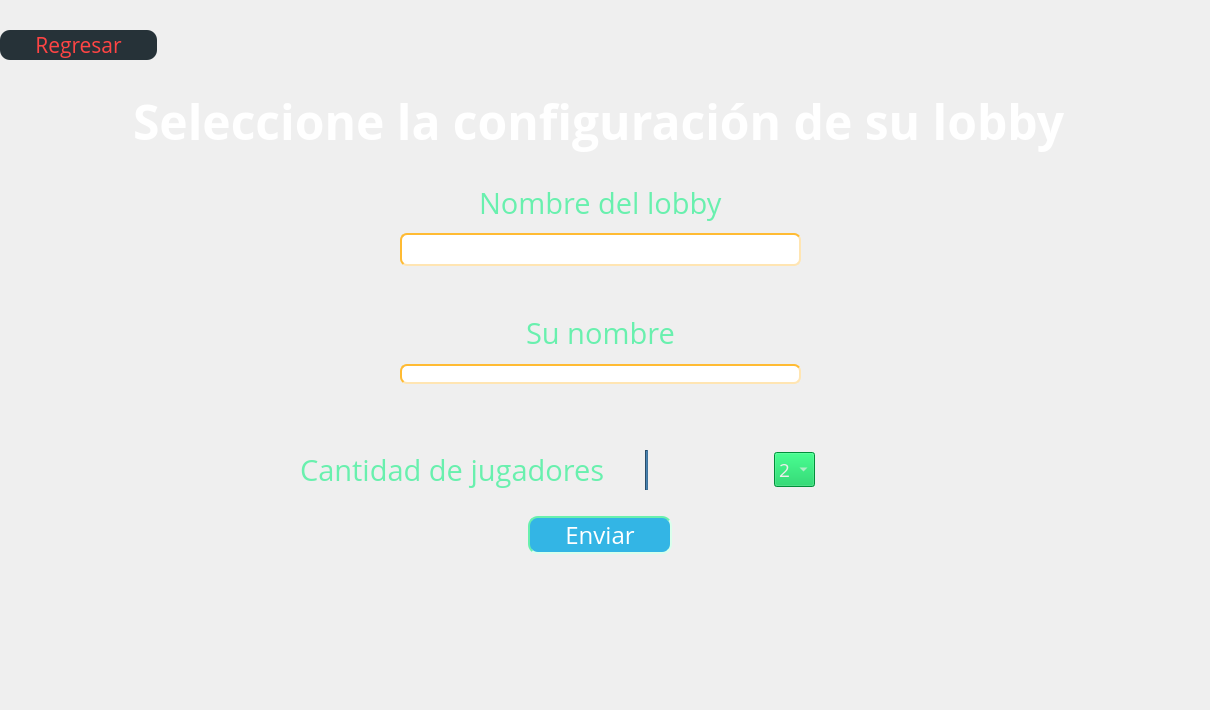
    <widget class="QWidget" name="ConfigMenu">
     <property name="styleSheet">
      <string notr="true">#ConfigMenu {
border-color: rgb(255, 136, 0);
border-color: rgb(255, 136, 0);
border-width:  3px;
border-style: solid;
background-color: rgb(38, 50, 56);
}</string>
     </property>
     <widget class="QWidget" name="centralWidget_2">
      <property name="geometry">
       <rect>
        <x>0</x>
        <y>0</y>
        <width>1201</width>
        <height>701</height>
       </rect>
      </property>
      <layout class="QGridLayout" name="gridLayout">
       <property name="topMargin">
        <number>30</number>
       </property>
       <property name="bottomMargin">
        <number>30</number>
       </property>
       <item row="2" column="0">
        <layout class="QVBoxLayout" name="verticalLayout_12">
         <property name="spacing">
          <number>10</number>
         </property>
         <property name="leftMargin">
          <number>400</number>
         </property>
         <property name="topMargin">
          <number>0</number>
         </property>
         <property name="rightMargin">
          <number>400</number>
         </property>
         <property name="bottomMargin">
          <number>40</number>
         </property>
         <item alignment="Qt::AlignHCenter">
          <widget class="QLabel" name="label_9">
           <property name="font">
            <font>
             <family>Open Sans</family>
             <pointsize>22</pointsize>
             <weight>50</weight>
             <italic>false</italic>
             <bold>false</bold>
            </font>
           </property>
           <property name="styleSheet">
            <string notr="true">color: rgb(105, 240, 174);</string>
           </property>
           <property name="text">
            <string>Nombre del lobby</string>
           </property>
          </widget>
         </item>
         <item alignment="Qt::AlignVCenter">
          <widget class="QLineEdit" name="lineEdit_2">
           <property name="font">
            <font>
             <family>Open Sans</family>
             <pointsize>14</pointsize>
             <weight>50</weight>
             <bold>false</bold>
            </font>
           </property>
           <property name="styleSheet">
            <string notr="true">background-color: rgb(255, 255, 255);
border-color: rgb(255, 187, 51);
border-width : 1.5px;
border-style:inset;
border-radius: 7;
</string>
           </property>
           <property name="frame">
            <bool>false</bool>
           </property>
          </widget>
         </item>
        </layout>
       </item>
       <item row="1" column="0">
        <layout class="QHBoxLayout" name="horizontalLayout">
         <item alignment="Qt::AlignHCenter">
          <widget class="QLabel" name="label_10">
           <property name="palette">
            <palette>
             <active>
              <colorrole role="WindowText">
               <brush brushstyle="SolidPattern">
                <color alpha="255">
                 <red>255</red>
                 <green>255</green>
                 <blue>255</blue>
                </color>
               </brush>
              </colorrole>
              <colorrole role="Button">
               <brush brushstyle="SolidPattern">
                <color alpha="255">
                 <red>38</red>
                 <green>50</green>
                 <blue>56</blue>
                </color>
               </brush>
              </colorrole>
              <colorrole role="Text">
               <brush brushstyle="SolidPattern">
                <color alpha="255">
                 <red>255</red>
                 <green>255</green>
                 <blue>255</blue>
                </color>
               </brush>
              </colorrole>
              <colorrole role="ButtonText">
               <brush brushstyle="SolidPattern">
                <color alpha="255">
                 <red>255</red>
                 <green>255</green>
                 <blue>255</blue>
                </color>
               </brush>
              </colorrole>
              <colorrole role="Base">
               <brush brushstyle="SolidPattern">
                <color alpha="255">
                 <red>38</red>
                 <green>50</green>
                 <blue>56</blue>
                </color>
               </brush>
              </colorrole>
              <colorrole role="Window">
               <brush brushstyle="SolidPattern">
                <color alpha="255">
                 <red>38</red>
                 <green>50</green>
                 <blue>56</blue>
                </color>
               </brush>
              </colorrole>
             </active>
             <inactive>
              <colorrole role="WindowText">
               <brush brushstyle="SolidPattern">
                <color alpha="255">
                 <red>255</red>
                 <green>255</green>
                 <blue>255</blue>
                </color>
               </brush>
              </colorrole>
              <colorrole role="Button">
               <brush brushstyle="SolidPattern">
                <color alpha="255">
                 <red>38</red>
                 <green>50</green>
                 <blue>56</blue>
                </color>
               </brush>
              </colorrole>
              <colorrole role="Text">
               <brush brushstyle="SolidPattern">
                <color alpha="255">
                 <red>255</red>
                 <green>255</green>
                 <blue>255</blue>
                </color>
               </brush>
              </colorrole>
              <colorrole role="ButtonText">
               <brush brushstyle="SolidPattern">
                <color alpha="255">
                 <red>255</red>
                 <green>255</green>
                 <blue>255</blue>
                </color>
               </brush>
              </colorrole>
              <colorrole role="Base">
               <brush brushstyle="SolidPattern">
                <color alpha="255">
                 <red>38</red>
                 <green>50</green>
                 <blue>56</blue>
                </color>
               </brush>
              </colorrole>
              <colorrole role="Window">
               <brush brushstyle="SolidPattern">
                <color alpha="255">
                 <red>38</red>
                 <green>50</green>
                 <blue>56</blue>
                </color>
               </brush>
              </colorrole>
             </inactive>
             <disabled>
              <colorrole role="WindowText">
               <brush brushstyle="SolidPattern">
                <color alpha="255">
                 <red>255</red>
                 <green>255</green>
                 <blue>255</blue>
                </color>
               </brush>
              </colorrole>
              <colorrole role="Button">
               <brush brushstyle="SolidPattern">
                <color alpha="255">
                 <red>38</red>
                 <green>50</green>
                 <blue>56</blue>
                </color>
               </brush>
              </colorrole>
              <colorrole role="Text">
               <brush brushstyle="SolidPattern">
                <color alpha="255">
                 <red>255</red>
                 <green>255</green>
                 <blue>255</blue>
                </color>
               </brush>
              </colorrole>
              <colorrole role="ButtonText">
               <brush brushstyle="SolidPattern">
                <color alpha="255">
                 <red>255</red>
                 <green>255</green>
                 <blue>255</blue>
                </color>
               </brush>
              </colorrole>
              <colorrole role="Base">
               <brush brushstyle="SolidPattern">
                <color alpha="255">
                 <red>38</red>
                 <green>50</green>
                 <blue>56</blue>
                </color>
               </brush>
              </colorrole>
              <colorrole role="Window">
               <brush brushstyle="SolidPattern">
                <color alpha="255">
                 <red>38</red>
                 <green>50</green>
                 <blue>56</blue>
                </color>
               </brush>
              </colorrole>
             </disabled>
            </palette>
           </property>
           <property name="font">
            <font>
             <family>Open Sans</family>
             <weight>75</weight>
             <bold>true</bold>
            </font>
           </property>
           <property name="styleSheet">
            <string notr="true">color: rgb(255, 255, 255);
padding-top: 10px;
padding-bottom: 10px;</string>
           </property>
           <property name="text">
            <string>&lt;html&gt;&lt;head/&gt;&lt;body&gt;&lt;p&gt;&lt;span style=&quot; font-size:36pt;&quot;&gt;Seleccione la configuración de su lobby&lt;/span&gt;&lt;/p&gt;&lt;/body&gt;&lt;/html&gt;</string>
           </property>
          </widget>
         </item>
        </layout>
       </item>
       <item row="6" column="0">
        <layout class="QHBoxLayout" name="horizontalLayout_4">
         <property name="spacing">
          <number>40</number>
         </property>
         <property name="leftMargin">
          <number>300</number>
         </property>
         <property name="topMargin">
          <number>20</number>
         </property>
         <property name="rightMargin">
          <number>300</number>
         </property>
         <property name="bottomMargin">
          <number>20</number>
         </property>
         <item alignment="Qt::AlignHCenter">
          <widget class="QLabel" name="label_11">
           <property name="font">
            <font>
             <family>Open Sans</family>
             <pointsize>22</pointsize>
             <weight>50</weight>
             <bold>false</bold>
            </font>
           </property>
           <property name="styleSheet">
            <string notr="true">color: rgb(105, 240, 174);</string>
           </property>
           <property name="text">
            <string>Cantidad de jugadores</string>
           </property>
          </widget>
         </item>
         <item>
          <widget class="Line" name="line">
           <property name="styleSheet">
            <string notr="true">color: rgb(63, 114, 155);
background-color: rgb(63, 114, 155);</string>
           </property>
           <property name="orientation">
            <enum>Qt::Vertical</enum>
           </property>
          </widget>
         </item>
         <item alignment="Qt::AlignHCenter">
          <widget class="QComboBox" name="comboBox">
           <property name="font">
            <font>
             <family>Open Sans</family>
             <pointsize>14</pointsize>
            </font>
           </property>
           <property name="styleSheet">
            <string notr="true">color: rgb(238, 238, 236);
background-color: rgb(0, 200, 81);
border-color: rgb(255, 136, 0);</string>
           </property>
           <item>
            <property name="text">
             <string>2</string>
            </property>
           </item>
           <item>
            <property name="text">
             <string>3</string>
            </property>
           </item>
           <item>
            <property name="text">
             <string>4</string>
            </property>
           </item>
          </widget>
         </item>
        </layout>
       </item>
       <item row="3" column="0">
        <layout class="QVBoxLayout" name="verticalLayout_13">
         <property name="spacing">
          <number>10</number>
         </property>
         <property name="leftMargin">
          <number>400</number>
         </property>
         <property name="topMargin">
          <number>0</number>
         </property>
         <property name="rightMargin">
          <number>400</number>
         </property>
         <property name="bottomMargin">
          <number>40</number>
         </property>
         <item alignment="Qt::AlignHCenter">
          <widget class="QLabel" name="label_12">
           <property name="font">
            <font>
             <family>Open Sans</family>
             <pointsize>22</pointsize>
             <weight>50</weight>
             <bold>false</bold>
            </font>
           </property>
           <property name="styleSheet">
            <string notr="true">color: rgb(105, 240, 174);</string>
           </property>
           <property name="text">
            <string>Su nombre</string>
           </property>
          </widget>
         </item>
         <item>
          <widget class="QLineEdit" name="lineEdit_3">
           <property name="styleSheet">
            <string notr="true">background-color: rgb(255, 255, 255);
border-color: rgb(255, 187, 51);
border-width : 1.5px;
border-style:inset;
border-radius: 7;
</string>
           </property>
          </widget>
         </item>
        </layout>
       </item>
       <item row="14" column="0" alignment="Qt::AlignHCenter">
        <widget class="QPushButton" name="pushButton_14">
         <property name="font">
          <font>
           <family>Open Sans</family>
           <pointsize>18</pointsize>
          </font>
         </property>
         <property name="styleSheet">
          <string notr="true">background-color: rgb(51, 181, 229);
color: rgb(255, 255, 255);
border-radius: 10px;
border-width : 1.5px;
border-style:inset;
border-color: rgb(105, 240, 174);
  padding-top: 0px;
  padding-right: 35px;
  padding-bottom: 0px;
  padding-left: 35px;</string>
         </property>
         <property name="text">
          <string>Enviar</string>
         </property>
        </widget>
       </item>
       <item row="15" column="0" alignment="Qt::AlignHCenter">
        <widget class="QLabel" name="label_2">
         <property name="font">
          <font>
           <family>Open Sans</family>
           <pointsize>18</pointsize>
          </font>
         </property>
         <property name="styleSheet">
          <string notr="true">color: rgb(255, 68, 68);</string>
         </property>
         <property name="text">
          <string/>
         </property>
        </widget>
       </item>
       <item row="0" column="0" alignment="Qt::AlignLeft">
        <widget class="QPushButton" name="pushButton_5">
         <property name="font">
          <font>
           <family>Open Sans</family>
           <pointsize>16</pointsize>
          </font>
         </property>
         <property name="styleSheet">
          <string notr="true">background-color: rgb(38, 50, 56);
border-color: rgb(38, 50, 56);
color: rgb(255, 68, 68);
border-radius: 10px;
border-width : 0px;
border-style:inset;
  padding-top: 0px;
  padding-right: 35px;
  padding-bottom: 0px;
  padding-left: 35px;</string>
         </property>
         <property name="text">
          <string>Regresar</string>
         </property>
        </widget>
       </item>
      </layout>
     </widget>
    </widget>
